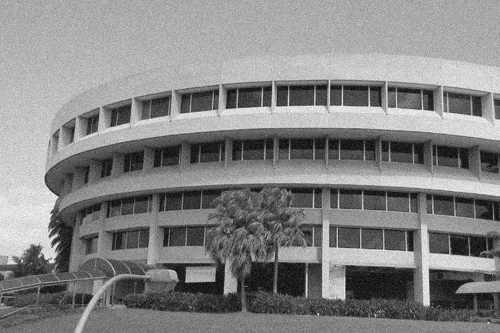
%> input picture ntu-gn.jpg, 500 x 333 px
$ octave linear_spatial_filtering.m   (GNU Octave 9; MATLAB toolbox functions it lacks are replaced by stand-ins)
%> lines starting %> are read from the running program, lines starting %| are printed output that depends on the picture
%% 2.3 Linear Spatial Filtering
%% a. Generate filters
% Source: https://www.mathworks.com/matlabcentral/answers/430031-how-to-i-apply-gaussian-filter-on-images-in-matlab
% First filter
filter_h1 = fspecial('gaussian', [5 5], 1);
% Display first filter as 3D graphs using mesh function
figure;
mesh(filter_h1);
title('Filter h with \sigma = 1');
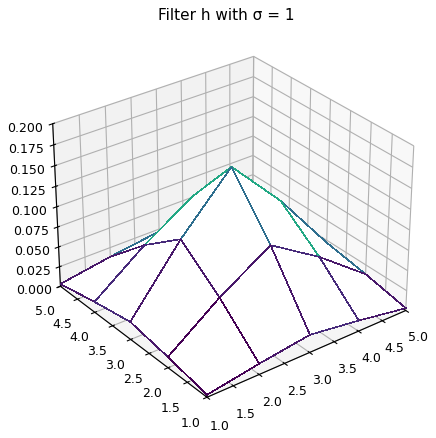
%> figure redrawn from the program's plot data
% Second filter
filter_h2 = fspecial('gaussian', [5 5], 2);
% Display second filter as 3D graphs using mesh function
figure;
mesh(filter_h2);
title('Filter h with \sigma = 2');
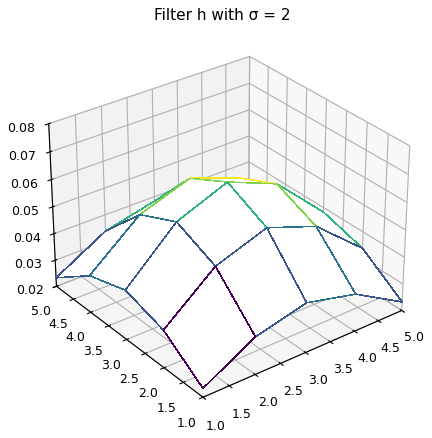
%> figure redrawn from the program's plot data

%% b. Load and display the image with gaussian noise
P_ntu_gn = imread('ntu-gn.jpg');
%> P_ntu_gn is the input picture: size 333x500 uint8; min 0, max 255, mean 131.8
figure;
imshow(P_ntu_gn);
title('Original image with gaussian noise');
%% c. Filter the image using the conv2 function, and display the resultant images
%% Filter and display image after first filter is applied to the image
P_ntu_gn_after_filter_h1 = conv2(P_ntu_gn,filter_h1);
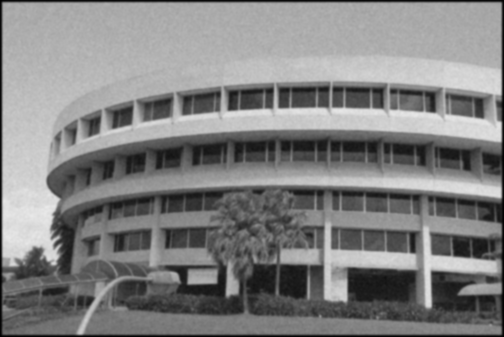
%> P_ntu_gn_after_filter_h1: size 337x504 double; min 0.306, max 233.5, mean 129.2
figure;
imshow(uint8(P_ntu_gn_after_filter_h1));
title('Image after filter h with \sigma = 1');
figure;
% Based on https://www.mathworks.com/matlabcentral/answers/161457-how-can-i-display-two-images-at-once
imshowpair(P_ntu_gn, uint8(P_ntu_gn_after_filter_h1), 'montage')
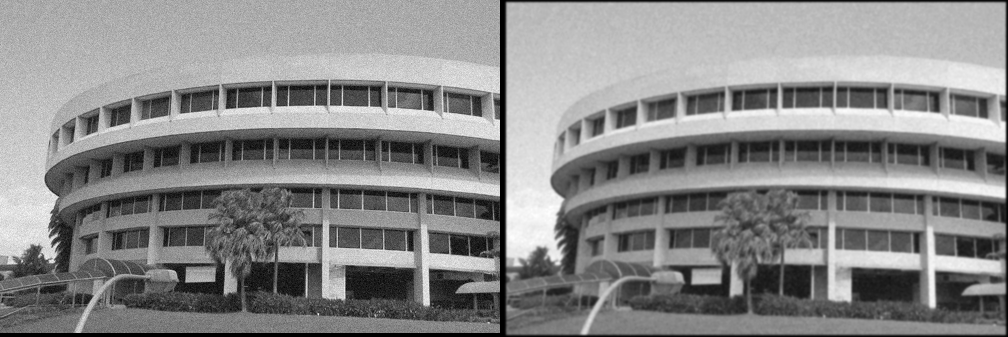
%> displayed picture: size 337x1008, on the screen's scale of 0 to 255; min 0, max 255, mean 135
title('Comparison of Image before and after filter h with \sigma = 1');
%% Filter and display image after second filter is applied to the image
P_ntu_gn_after_filter_h2 = conv2(P_ntu_gn,filter_h2);
figure;
imshow(uint8(P_ntu_gn_after_filter_h2));
title('Image after filter h with \sigma = 2');
figure;
imshowpair(P_ntu_gn, uint8(P_ntu_gn_after_filter_h1), 'montage')
title('Comparison of Image before and after filter h with \sigma = 2');
%% d. Load and display the image with speckle noise
P_ntu_sp = imread('ntu-sp.jpg');
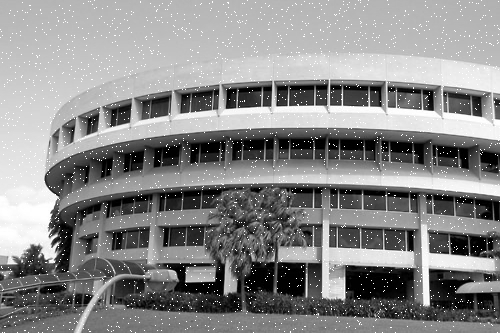
%> input picture ntu-sp.jpg, 500 x 333 px
%> P_ntu_sp is the input picture: size 333x500 uint8; min 0, max 255, mean 136.7
figure;
imshow(P_ntu_sp);
title('Original image with speckle noise');

%% e. Repeat step (c) to the image with speckle noise
%% Filter and display image after first filter is applied to the image
P_ntu_sp_after_filter_h1 = conv2(P_ntu_sp,filter_h1);
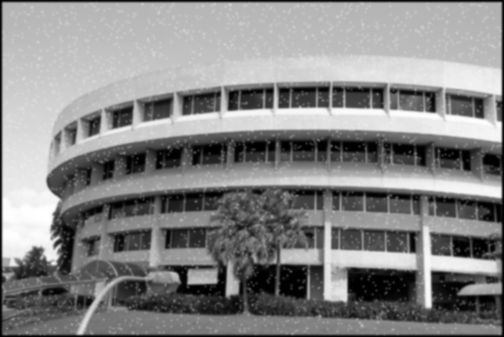
%> P_ntu_sp_after_filter_h1: size 337x504 double; min 0.101, max 255, mean 134; drawn with min black and max white
figure;
imshow(uint8(P_ntu_sp_after_filter_h1));
title('Image after filter h with \sigma = 1');
figure;
imshowpair(P_ntu_sp, uint8(P_ntu_sp_after_filter_h1), 'montage')
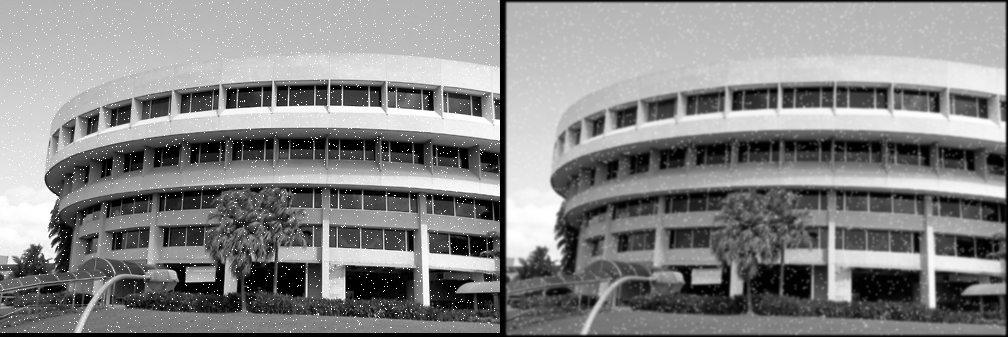
%> displayed picture: size 337x1008, on the screen's scale of 0 to 255; min 0, max 255, mean 134
title('Comparison of Image before and after filter h with \sigma = 1');
%% Filter and display image after second filter is applied to the image
P_ntu_sp_after_filter_h2 = conv2(P_ntu_sp,filter_h2);
figure;
imshow(uint8(P_ntu_sp_after_filter_h2));
title('Image after filter h with \sigma = 2');
figure;
imshowpair(P_ntu_sp, uint8(P_ntu_sp_after_filter_h2), 'montage')
title('Comparison of Image before and after filter h with \sigma = 2');
